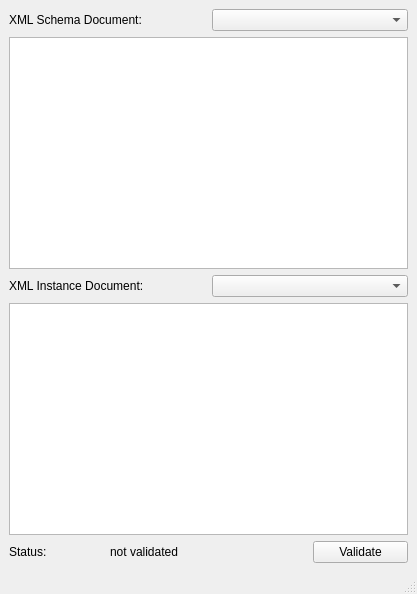
<?xml version="1.0" encoding="UTF-8"?>
<ui version="4.0">
 <class>SchemaMainWindow</class>
 <widget class="QMainWindow" name="SchemaMainWindow">
  <property name="geometry">
   <rect>
    <x>0</x>
    <y>0</y>
    <width>417</width>
    <height>594</height>
   </rect>
  </property>
  <property name="windowTitle">
   <string>MainWindow</string>
  </property>
  <widget class="QWidget" name="centralwidget">
   <layout class="QGridLayout" name="gridLayout">
    <item row="0" column="0" colspan="2">
     <widget class="QLabel" name="schemaLabel">
      <property name="text">
       <string>XML Schema Document:</string>
      </property>
     </widget>
    </item>
    <item row="0" column="2" colspan="2">
     <widget class="QComboBox" name="schemaSelection"/>
    </item>
    <item row="1" column="0" colspan="4">
     <widget class="QTextBrowser" name="schemaView"/>
    </item>
    <item row="2" column="0" colspan="2">
     <widget class="QLabel" name="instanceLabel">
      <property name="text">
       <string>XML Instance Document:</string>
      </property>
     </widget>
    </item>
    <item row="2" column="2" colspan="2">
     <widget class="QComboBox" name="instanceSelection"/>
    </item>
    <item row="3" column="0" colspan="4">
     <widget class="QTextEdit" name="instanceEdit"/>
    </item>
    <item row="4" column="0">
     <widget class="QLabel" name="label">
      <property name="text">
       <string>Status:</string>
      </property>
     </widget>
    </item>
    <item row="4" column="1" colspan="2">
     <widget class="QLabel" name="validationStatus">
      <property name="text">
       <string>not validated</string>
      </property>
     </widget>
    </item>
    <item row="4" column="3">
     <widget class="QPushButton" name="validateButton">
      <property name="text">
       <string>Validate</string>
      </property>
     </widget>
    </item>
   </layout>
  </widget>
  <widget class="QStatusBar" name="statusbar"/>
 </widget>
 <resources/>
 <connections/>
</ui>
